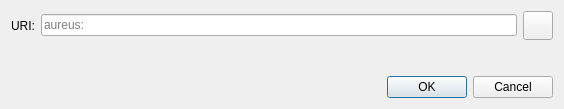
<?xml version="1.0" encoding="UTF-8"?>
<ui version="4.0">
 <class>OpenURIDialog</class>
 <widget class="QDialog" name="OpenURIDialog">
  <property name="geometry">
   <rect>
    <x>0</x>
    <y>0</y>
    <width>564</width>
    <height>109</height>
   </rect>
  </property>
  <property name="windowTitle">
   <string>Open aureus URI</string>
  </property>
  <layout class="QVBoxLayout" name="verticalLayout">
   <item>
    <layout class="QHBoxLayout" name="horizontalLayout">
     <item>
      <widget class="QLabel" name="label">
       <property name="text">
        <string>URI:</string>
       </property>
      </widget>
     </item>
     <item>
      <widget class="QValidatedLineEdit" name="uriEdit">
       <property name="placeholderText">
        <string notr="true">aureus:</string>
       </property>
      </widget>
     </item>
     <item>
      <widget class="QToolButton" name="pasteButton">
       <property name="toolTip">
        <string extracomment="Tooltip text for button that allows you to paste an address that is in your clipboard.">Paste address from clipboard</string>
       </property>
       <property name="text">
        <string/>
       </property>
       <property name="icon">
        <iconset resource="../aureus.qrc">
         <normaloff>:/icons/editpaste</normaloff>:/icons/editpaste
        </iconset>
       </property>
       <property name="iconSize">
        <size>
         <width>22</width>
         <height>22</height>
        </size>
       </property>
      </widget>
     </item>
    </layout>
   </item>
   <item>
    <spacer name="verticalSpacer">
     <property name="orientation">
      <enum>Qt::Vertical</enum>
     </property>
     <property name="sizeHint" stdset="0">
      <size>
       <width>20</width>
       <height>40</height>
      </size>
     </property>
    </spacer>
   </item>
   <item>
    <widget class="QDialogButtonBox" name="buttonBox">
     <property name="orientation">
      <enum>Qt::Horizontal</enum>
     </property>
     <property name="standardButtons">
      <set>QDialogButtonBox::Cancel|QDialogButtonBox::Ok</set>
     </property>
    </widget>
   </item>
  </layout>
 </widget>
 <customwidgets>
  <customwidget>
   <class>QValidatedLineEdit</class>
   <extends>QLineEdit</extends>
   <header>qt/qvalidatedlineedit.h</header>
  </customwidget>
 </customwidgets>
 <resources/>
 <connections>
  <connection>
   <sender>buttonBox</sender>
   <signal>accepted()</signal>
   <receiver>OpenURIDialog</receiver>
   <slot>accept()</slot>
   <hints>
    <hint type="sourcelabel">
     <x>248</x>
     <y>254</y>
    </hint>
    <hint type="destinationlabel">
     <x>157</x>
     <y>274</y>
    </hint>
   </hints>
  </connection>
  <connection>
   <sender>buttonBox</sender>
   <signal>rejected()</signal>
   <receiver>OpenURIDialog</receiver>
   <slot>reject()</slot>
   <hints>
    <hint type="sourcelabel">
     <x>316</x>
     <y>260</y>
    </hint>
    <hint type="destinationlabel">
     <x>286</x>
     <y>274</y>
    </hint>
   </hints>
  </connection>
 </connections>
</ui>
